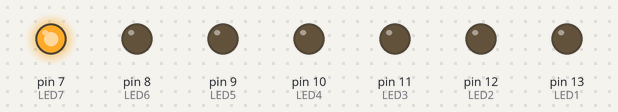
Simulated run of this sketch. Board: Arduino Uno, built with avr-gcc and run on an emulated ATmega328P. Parts: output pins drawn as LEDs (lit = HIGH).

Above: at 0.4 s.
At 3.4 s:
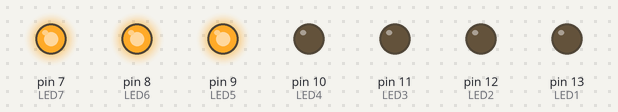
At 4.7 s:
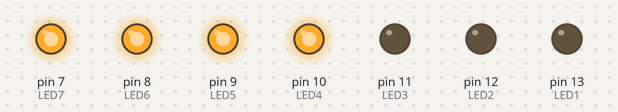
At 8.0 s:
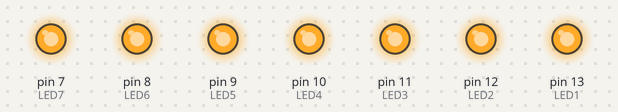
At 11.0 s:
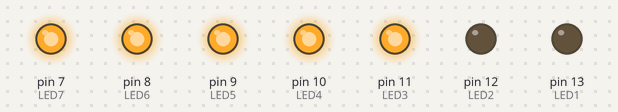
At 18.0 s:
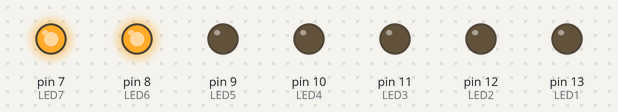
Timing chart, 0 to 21.0 s (numbered marks = the images above):
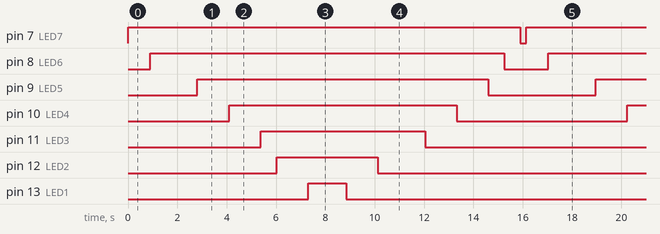

Measured:
- by itself, pin 7 (LED7): alternates HIGH for 15.9 s and LOW for 0.25 s
- by itself, pin 8 (LED6): alternates HIGH for 14.4 s and LOW for 1.8 s
- by itself, pin 9 (LED5): alternates HIGH for 11.8 s and LOW for 4.4 s
- by itself, pin 10 (LED4): alternates HIGH for 9.2 s and LOW for 6.9 s
- by itself, pin 11 (LED3): alternates HIGH for 6.7 s and LOW for 9.5 s
- by itself, pin 12 (LED2): alternates HIGH for 4.1 s and LOW for 12.0 s
- by itself, pin 13 (LED1): alternates HIGH for 1.5 s and LOW for 14.6 s

The sketch:

sketch_may10a-breathingsequence2.ino
```cpp
int LED1 = 13;
int LED2 = 12;
int LED3 = 11;
int LED4 = 10;
int LED5 = 9;
int LED6 = 8;
int LED7 = 7;

void setup() {
  pinMode(LED1, OUTPUT);
  pinMode(LED2, OUTPUT);
  pinMode(LED3, OUTPUT);
  pinMode(LED4, OUTPUT);
  pinMode(LED5, OUTPUT);
  pinMode(LED6, OUTPUT);
  pinMode(LED7, OUTPUT);
}

void loop() {
  // Light up LED7 instantly
  digitalWrite(LED7, HIGH);
  delay(250);

  // Gradually light up LEDs 6, 5, 4, 3, 2, 1 in sequence
  for (int i = 0; i < 256; i++) {
    analogWrite(LED6, i);
    delay(5);
  }
  for (int i = 0; i < 256; i++) {
    analogWrite(LED5, i);
    delay(5);
  }
  for (int i = 0; i < 256; i++) {
    analogWrite(LED4, i);
    delay(5);
  }
  for (int i = 0; i < 256; i++) {
    analogWrite(LED3, i);
    delay(5);
  }
  for (int i = 0; i < 256; i++) {
    analogWrite(LED2, i);
    delay(5);
  }
  for (int i = 0; i < 256; i++) {
    analogWrite(LED1, i);
    delay(5);
  }

  delay(250); // Keep all LEDs on for a moment

  // Gradually turn off LEDs 1, 2, 3, 4, 5, 6 in sequence
  for (int i = 255; i >= 0; i--) {
    analogWrite(LED1, i);
    delay(5);
  }
  for (int i = 255; i >= 0; i--) {
    analogWrite(LED2, i);
    delay(5);
  }
  for (int i = 255; i >= 0; i--) {
    analogWrite(LED3, i);
    delay(5);
  }
  for (int i = 255; i >= 0; i--) {
    analogWrite(LED4, i);
    delay(5);
  }
  for (int i = 255; i >= 0; i--) {
    analogWrite(LED5, i);
    delay(5);
  }
  for (int i = 255; i >= 0; i--) {
    analogWrite(LED6, i);
    delay(5);
  }

  // Turn off LED7 instantly
  digitalWrite(LED7, LOW);
  delay(250); // Shorter delay before repeating
}
```
